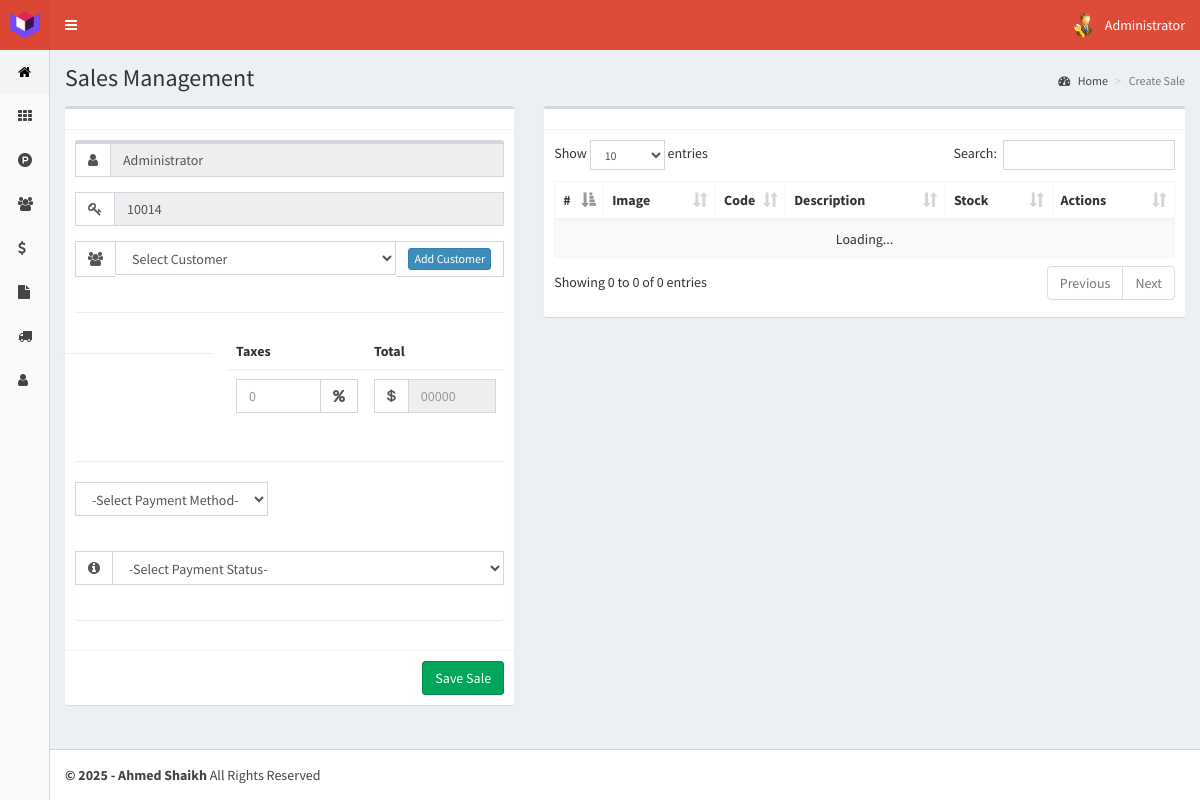
The page /create-sale (signed in) on the database as committed earlier.
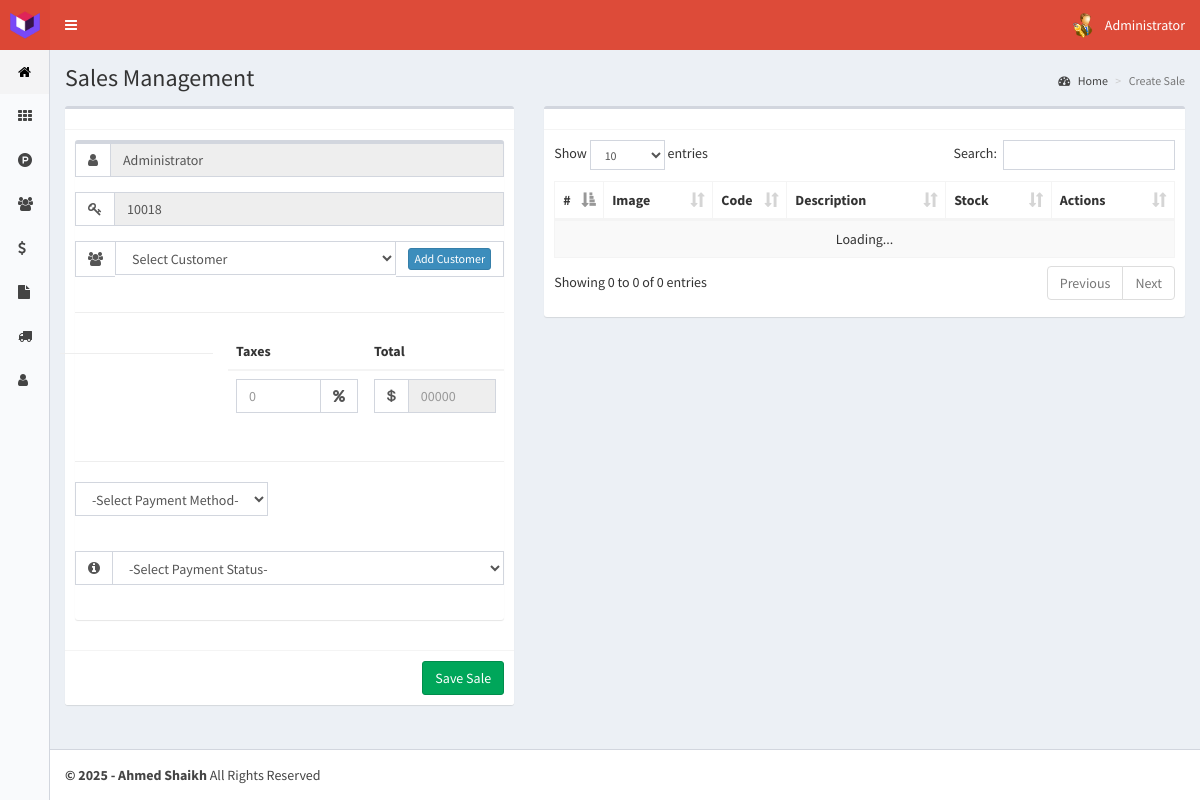
The same page on the database as committed later.
### tables this page shows
CREATE TABLE `sales` (
  `id` int(11) NOT NULL,
  `code` int(11) NOT NULL,
  `idCustomer` int(11) NOT NULL,
  `idSeller` int(11) NOT NULL,
  `products` text NOT NULL,
  `tax` int(11) NOT NULL,
  `netPrice` float NOT NULL,
  `totalPrice` float NOT NULL,
  `paymentMethod` text NOT NULL,
  `payment_status` enum('Paid','Unpaid','Partial') NOT NULL DEFAULT 'Paid',
  `saledate` timestamp NOT NULL DEFAULT current_timestamp() ON UPDATE current_timestamp()
);

### controllers/template.controller.php (called while the page is built)
<?php
class ControllerTemplate{
	static public function ctrTemplate(){
		include "views/template.php";
	}
}

### index.php (called while the page is built, shortened)
<?php
require_once "controllers/template.controller.php";
require_once "controllers/sales.controller.php";
require_once "controllers/customer-notes.controller.php";
require_once "models/sales.model.php";
$template = new ControllerTemplate();
$template -> ctrTemplate();

### controllers/sales.controller.php (called while the page is built, shortened)
<?php
class ControllerSales{
	static public function ctrShowSales($item, $value){
		$table = "sales";
		$answer = ModelSales::mdlShowSales($table, $item, $value);
		return $answer;
	}
}

### models/connection.php (called while the page is built)
<?php
class Connection{
	static public function connect(){
		$link = new PDO("mysql:host=localhost;dbname=posystem", "root", "");
		$link -> exec("set names utf8");
		return $link;
	}
}

### models/sales.model.php (called while the page is built, shortened)
<?php
require_once 'connection.php';
class ModelSales{
	static public function mdlShowSales($table, $item, $value){
		if($item != null){
			$stmt = Connection::connect()->prepare("SELECT * FROM $table WHERE $item = :$item ORDER BY id ASC");
			$stmt -> bindParam(":".$item, $value, PDO::PARAM_STR);
			$stmt -> execute();
			return $stmt -> fetch();
		}else{
			$stmt = Connection::connect()->prepare("SELECT * FROM $table ORDER BY id ASC");
			$stmt -> execute();
			return $stmt -> fetchAll();
		}
	}
}

### views/modules/create-sale.php (the view, shortened to what the changed rows need)
<div class="content-wrapper">
  <section class="content-header">
    <h1>
      Sales Management
    </h1>
  </section>
  <section class="content">
    <div class="row">
      <div class="col-lg-5 col-xs-12">
        <div class="box box-default">
          <form role="form" method="post" class="saleForm">
            <div class="box-body">
                <div class="box">
                    <div class="form-group">
                      <div class="input-group">
                        <span class="input-group-addon"><i class="fa fa-key"></i></span>
                        <?php
                          $item = null;
                          $value = null;
                          $sales = ControllerSales::ctrShowSales($item, $value);
                          if(!$sales){
                            echo '<input type="text" class="form-control" name="newSale" id="newSale" value="10001" readonly>';
                          }
                          else{
                            foreach ($sales as $key => $value) {
                            }
                            $code = $value["code"] +1;
                            echo '<input type="text" class="form-control" name="newSale" id="newSale" value="'.$code.'" readonly>';
                          }
                        ?>
                      </div>
                    </div>
                    <div class="row">
                      <div class="col-xs-8 pull-right">
                        <table class="table">
                          <thead>
                            <th>Taxes</th>
                            <th>Total</th>
                          </thead>
                        </table>
                      </div>
                    </div>
                    <br>
                    <br>
                </div>
            </div>
          </form>
        </div>
      </div>
      <div class="col-lg-7 hidden-md hidden-sm hidden-xs">
          <div class="box box-default">
            <div class="box-body">
              <table class="table table-bordered table-hover table-striped dt-responsive salesTable">
                <thead>
                   <tr>
                     <th style="width:10px">#</th>
                     <th>Image</th>
                     <th style="width:30px">Code</th>
                     <th>Description</th>
                     <th>Stock</th>
                     <th>Actions</th>
                   </tr>
                </thead>
              </table>
            </div>
          </div>
      </div>
    </div>
  </section>
</div>

Rows that differ between the two databases and show on the page:
no longer on this page (row unchanged): sales: newSale "10014"
added sales: newSale "10018"
